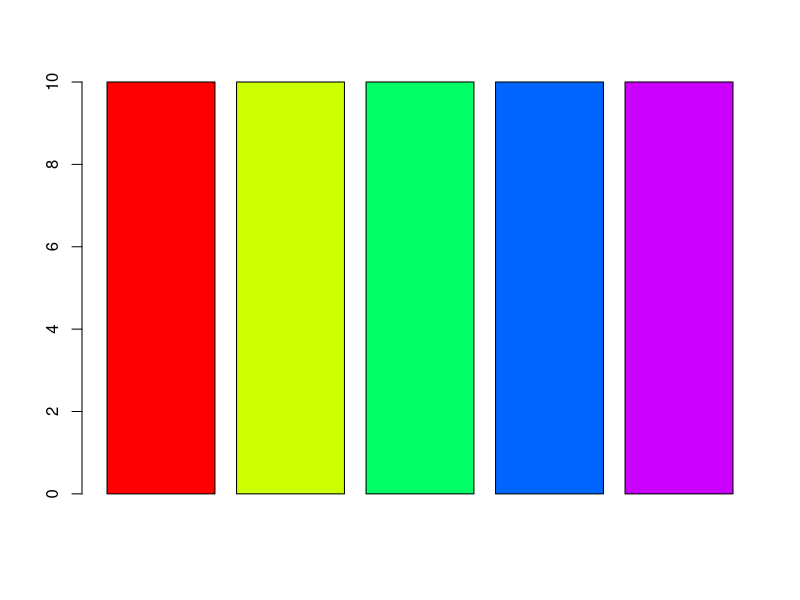
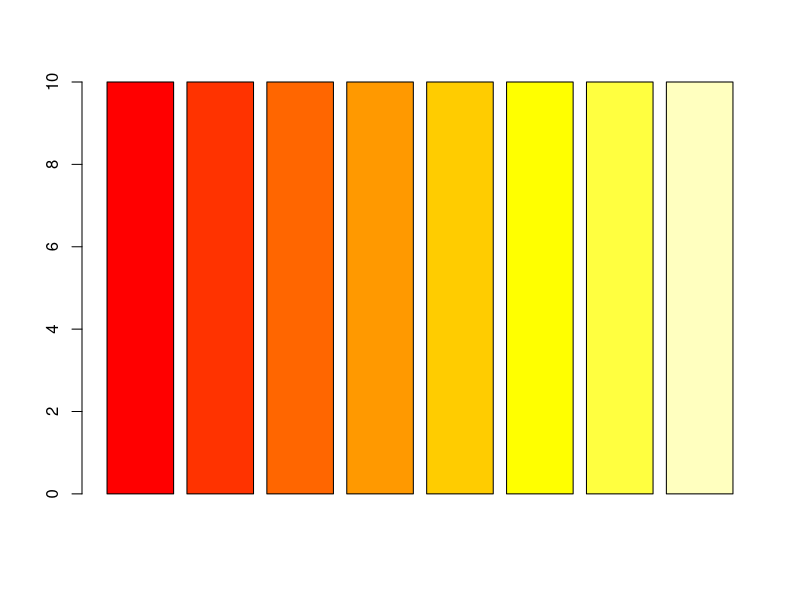
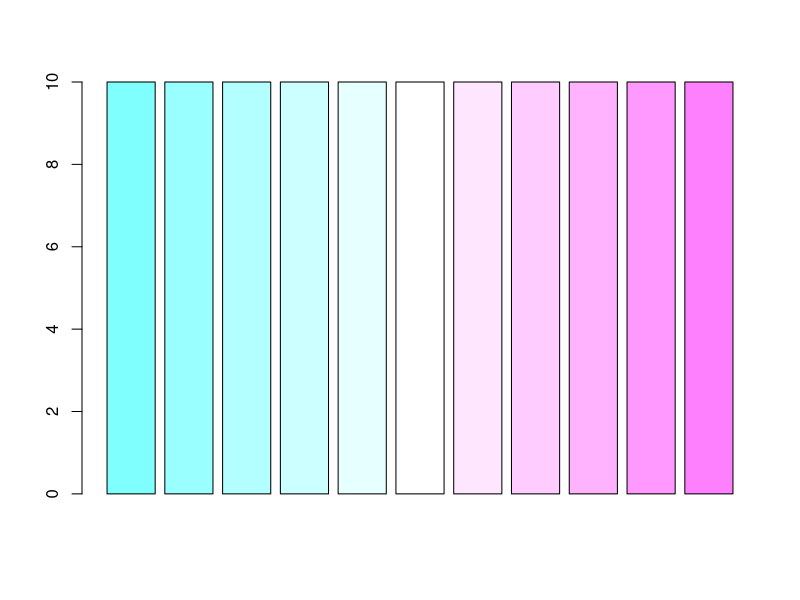
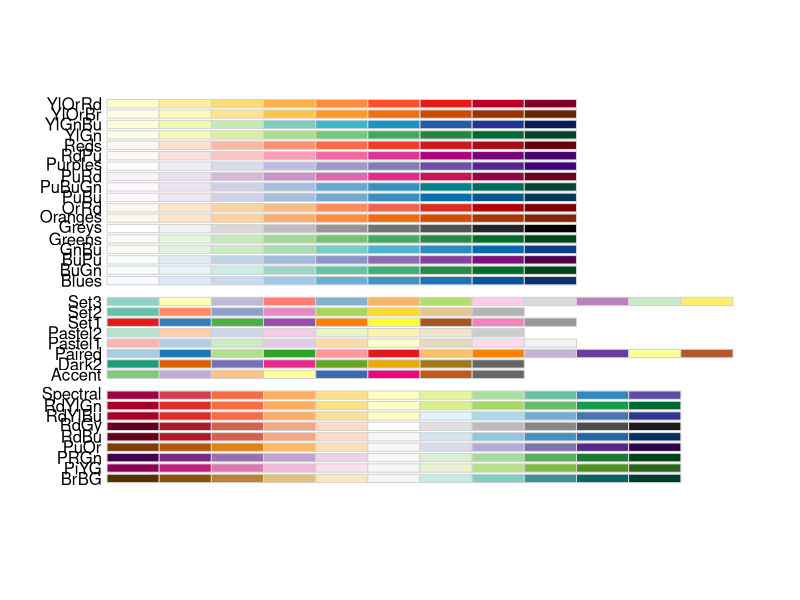
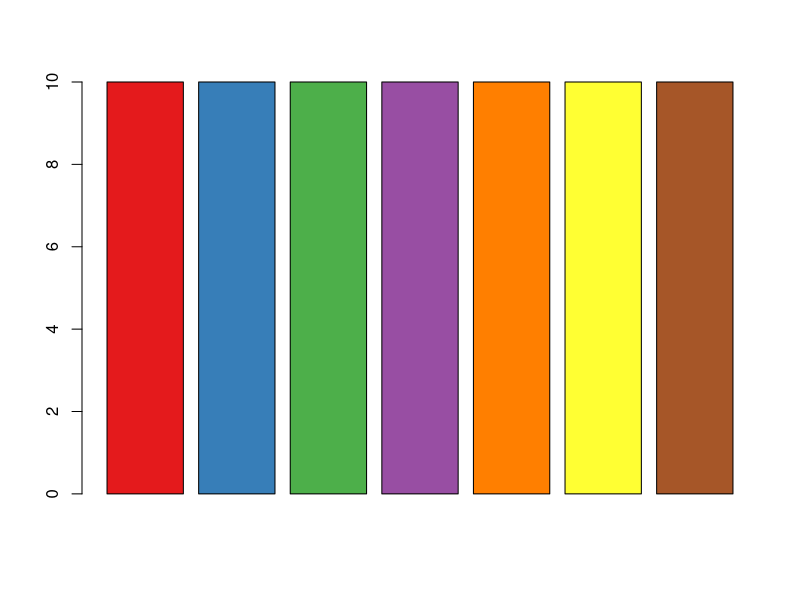
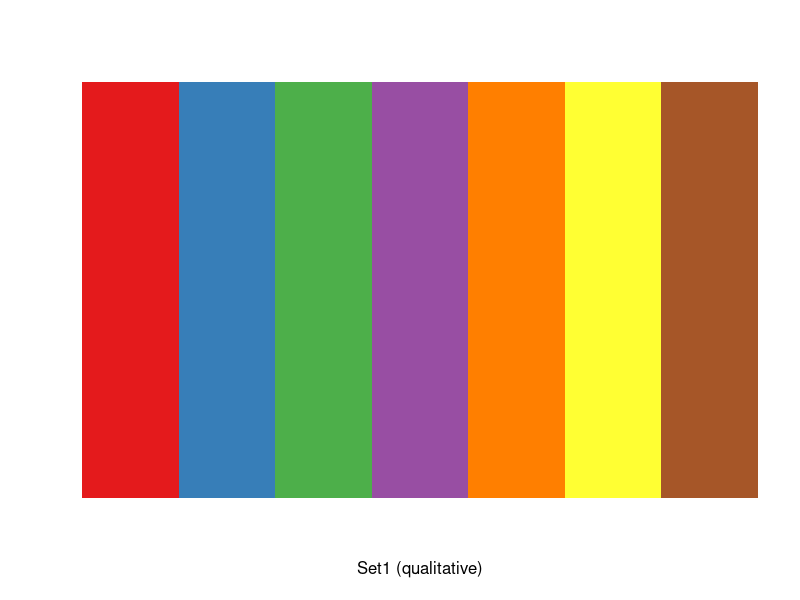
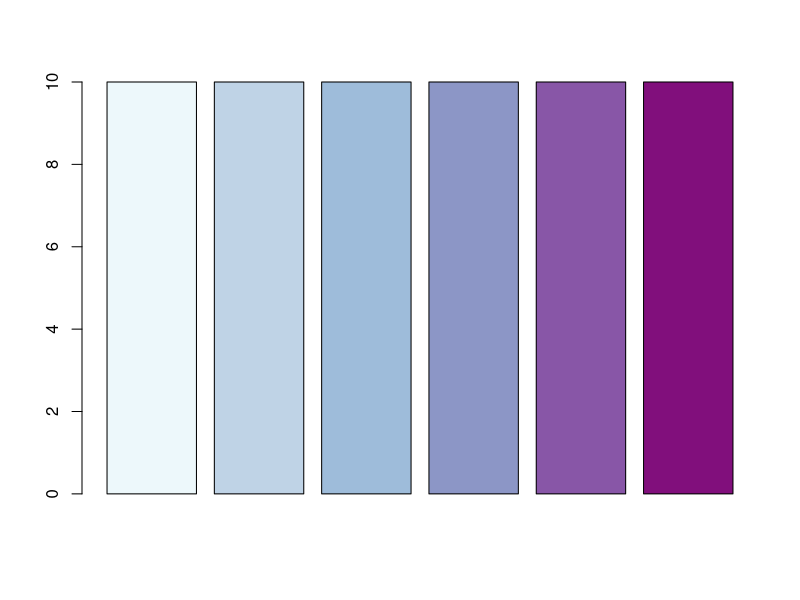
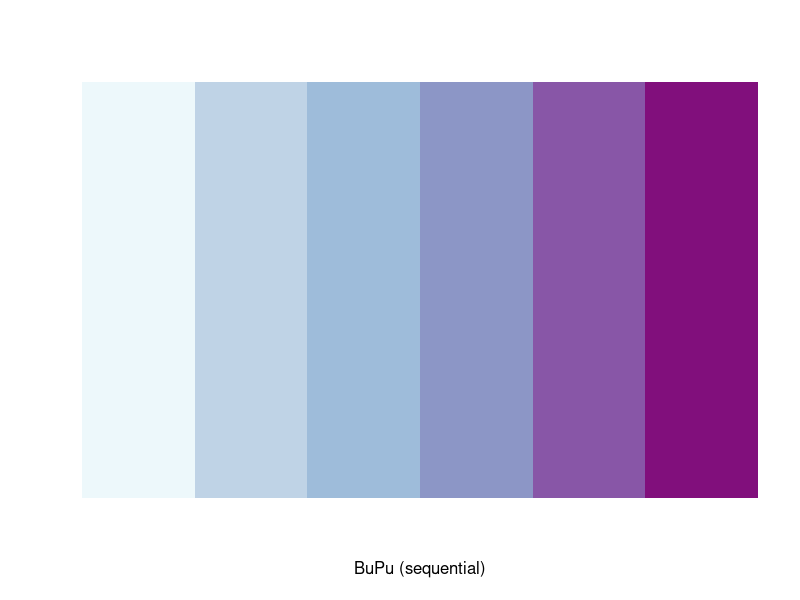

These figures' R source, in order:
## ---- chunk 1
#show 5 different categories
n<-5
x<-c(rep(10,n))
barplot(x,col=rainbow(n))

## ---- chunk 2
#show 8 sequential values
n<-8
x<-c(rep(10,n))
barplot(x,col=heat.colors(n))

## ---- chunk 3
#11 divergant values
n<-11
x<-c(rep(10,n))
barplot(x,col=cm.colors(n))
## ---- chunk 4
#using RColorBrewer
require("RColorBrewer")
display.brewer.all()
## ---- chunk 5
# show 7 different categories using brewer
n<-7 
x<-c(rep(10,n))
barplot(x,col=brewer.pal(n,"Set1"))
display.brewer.pal(n,"Set1")
## ---- chunk 6
# show 6 sequential categories using brewer
n<-6
x<-c(rep(10,n))
barplot(x,col=brewer.pal(n,"BuPu"))
display.brewer.pal(n,"BuPu")
## ---- chunk 7
# show 9 divergent values using brewer
n<-9
x<-c(rep(10,n))
barplot(x,col=brewer.pal(n,"PRGn"))
display.brewer.pal(n,"PRGn")
